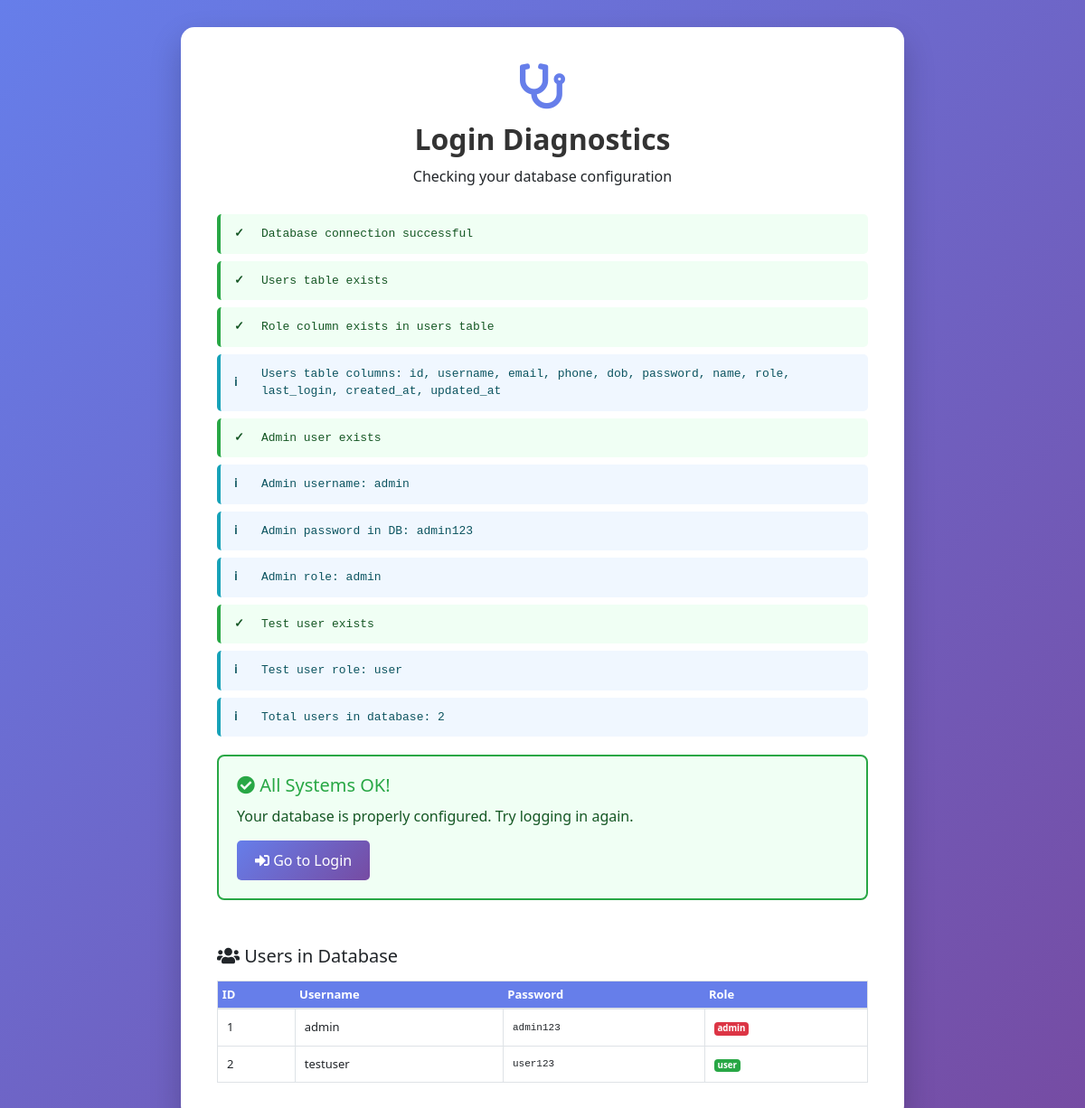
The app's page /diagnostic.php with its own data.
### tables this page shows
CREATE TABLE users (
    id INT PRIMARY KEY AUTO_INCREMENT,
    username VARCHAR(50) NOT NULL UNIQUE,
    email VARCHAR(100) NOT NULL UNIQUE,
    phone VARCHAR(10),
    dob DATE,
    password VARCHAR(255) NOT NULL,
    name VARCHAR(100),
    role ENUM('admin', 'user') DEFAULT 'user',
    last_login TIMESTAMP NULL,
    created_at TIMESTAMP DEFAULT CURRENT_TIMESTAMP,
    updated_at TIMESTAMP DEFAULT CURRENT_TIMESTAMP ON UPDATE CURRENT_TIMESTAMP
);

### diagnostic.php (the view, shortened to what this page needs)
<?php
require_once "config.php";
$diagnostics = [];
$issues = [];
if ($conn) {
    $diagnostics[] = ["✓", "Database connection successful"];
} else {
    $diagnostics[] = ["✗", "Database connection failed: " . mysqli_connect_error()];
    $issues[] = "Cannot connect to database";
}
$tables_result = mysqli_query($conn, "SHOW TABLES LIKE 'users'");
if (mysqli_num_rows($tables_result) > 0) {
    $diagnostics[] = ["✓", "Users table exists"];
} else {
    $diagnostics[] = ["✗", "Users table does not exist"];
    $issues[] = "Run the database_setup.sql script first";
}
$role_check = mysqli_query($conn, "SHOW COLUMNS FROM users LIKE 'role'");
if (mysqli_num_rows($role_check) > 0) {
    $diagnostics[] = ["✓", "Role column exists in users table"];
} else {
    $diagnostics[] = ["⚠", "Role column missing - will default users to 'user' role"];
    $issues[] = "Run setup_db.php to add role column";
}
$columns_result = mysqli_query($conn, "SHOW COLUMNS FROM users");
$columns = [];
while ($col = mysqli_fetch_assoc($columns_result)) {
    $columns[] = $col['Field'];
}
$diagnostics[] = ["ℹ", "Users table columns: " . implode(", ", $columns)];
$admin_check = mysqli_query($conn, "SELECT * FROM users WHERE username = 'admin'");
if (mysqli_num_rows($admin_check) > 0) {
    $admin = mysqli_fetch_assoc($admin_check);
    $diagnostics[] = ["✓", "Admin user exists"];
    $diagnostics[] = ["ℹ", "Admin username: " . htmlspecialchars($admin['username'])];
    $diagnostics[] = ["ℹ", "Admin password in DB: " . htmlspecialchars($admin['password'])];
    if (isset($admin['role'])) {
        $diagnostics[] = ["ℹ", "Admin role: " . htmlspecialchars($admin['role'])];
    } else {
        $diagnostics[] = ["⚠", "Admin user has no role assigned"];
        $issues[] = "Run setup_db.php to assign role to admin user";
    }
} else {
    $diagnostics[] = ["✗", "Admin user does not exist"];
    $issues[] = "Run setup_db.php to create admin user";
}
$user_check = mysqli_query($conn, "SELECT * FROM users WHERE username = 'testuser'");
if (mysqli_num_rows($user_check) > 0) {
    $user = mysqli_fetch_assoc($user_check);
    $diagnostics[] = ["✓", "Test user exists"];
    $diagnostics[] = ["ℹ", "Test user role: " . (isset($user['role']) ? htmlspecialchars($user['role']) : "N/A")];
} else {
    $diagnostics[] = ["⚠", "Test user does not exist"];
}
$users_count = mysqli_query($conn, "SELECT COUNT(*) as count FROM users");
$count_row = mysqli_fetch_assoc($users_count);
$diagnostics[] = ["ℹ", "Total users in database: " . $count_row['count']];
$all_users = mysqli_query($conn, "SELECT id, username, password, role FROM users");
$users_list = [];
while ($u = mysqli_fetch_assoc($all_users)) {
    $users_list[] = $u;
}
?>
<!DOCTYPE html>
<html lang="en">
<head>
    <link rel="stylesheet" href="https://stackpath.bootstrapcdn.com/bootstrap/4.5.2/css/bootstrap.min.css">
    <link rel="stylesheet" href="https://cdnjs.cloudflare.com/ajax/libs/font-awesome/5.15.4/css/all.min.css">
</head>
<body>
    <div class="container">
        <div class="header">
            <i class="fas fa-stethoscope"></i>
            <h2>Login Diagnostics</h2>
            <p>Checking your database configuration</p>
        </div>
        <div style="margin-bottom: 20px;">
            <?php foreach ($diagnostics as $diag):
                $type = 'info';
                if (strpos($diag[0], '✓') !== false) $type = 'success';
                elseif (strpos($diag[0], '✗') !== false) $type = 'error';
                elseif (strpos($diag[0], '⚠') !== false) $type = 'warning';
            ?>
                <div class="diagnostic-item <?php echo $type; ?>">
                    <span class="icon"><?php echo $diag[0]; ?></span>
                    <span><?php echo htmlspecialchars($diag[1]); ?></span>
                </div>
            <?php endforeach; ?>
        </div>
        <?php if (!empty($issues)): ?>
            <div class="issues-box">
                <h5><i class="fas fa-exclamation-circle"></i> Issues Found</h5>
                <?php foreach ($issues as $issue): ?>
                    <div class="issue-item">
                        <i class="fas fa-arrow-right"></i> <?php echo htmlspecialchars($issue); ?>
                    </div>
                <?php endforeach; ?>
                <a href="setup_db.php" class="action-button">
                    <i class="fas fa-wrench"></i> Run Setup Script
                </a>
            </div>
        <?php else: ?>
            <div style="background: #f0fff4; border: 2px solid #28a745; border-radius: 8px; padding: 20px; margin-top: 20px;">
                <h5 style="color: #28a745; margin-bottom: 10px;">
                    <i class="fas fa-check-circle"></i> All Systems OK!
                </h5>
                <p style="color: #155724; margin-bottom: 0;">Your database is properly configured. Try logging in again.</p>
                <a href="minor.php" class="action-button">
                    <i class="fas fa-sign-in-alt"></i> Go to Login
                </a>
            </div>
        <?php endif; ?>
        <?php if (!empty($users_list)): ?>
            <div class="users-table">
                <h5 style="margin-top: 25px; margin-bottom: 15px;">
                    <i class="fas fa-users"></i> Users in Database
                </h5>
                <table class="table table-sm table-bordered">
                    <thead>
                        <tr>
                            <th>ID</th>
                            <th>Username</th>
                            <th>Password</th>
                            <th>Role</th>
                        </tr>
                    </thead>
                    <tbody>
                        <?php foreach ($users_list as $u): ?>
                            <tr>
                                <td><?php echo htmlspecialchars($u['id']); ?></td>
                                <td><?php echo htmlspecialchars($u['username']); ?></td>
                                <td style="font-family: monospace; font-size: 11px;"><?php echo htmlspecialchars($u['password']); ?></td>
                                <td>
                                    <?php if (isset($u['role'])): ?>
                                        <span class="badge badge-<?php echo ($u['role'] === 'admin') ? 'danger' : 'success'; ?>">
                                            <?php echo htmlspecialchars($u['role']); ?>
                                        </span>
                                    <?php else: ?>
                                        <span class="badge badge-secondary">N/A</span>
                                    <?php endif; ?>
                                </td>
                            </tr>
                        <?php endforeach; ?>
                    </tbody>
                </table>
            </div>
        <?php endif; ?>
    </div>
</body>
</html>

### diagnostic.php (style rules this page uses)
body { background: linear-gradient(135deg, #667eea 0%, #764ba2 100%); min-height: 100vh; padding: 30px 20px; font-family: 'Segoe UI', Tahoma, Geneva, Verdana, sans-serif; }
.container { max-width: 800px; margin: 0 auto; background: white; border-radius: 15px; box-shadow: 0 15px 35px rgba(0,0,0,0.2); padding: 40px; }
.header { text-align: center; margin-bottom: 30px; }
.header h2 { color: #333; font-weight: 700; margin-bottom: 10px; }
.header i { font-size: 50px; color: #667eea; margin-bottom: 15px; }
.diagnostic-item { padding: 12px 15px; margin-bottom: 8px; border-radius: 5px; background: #f8f9fa; border-left: 4px solid #ddd; font-family: 'Courier New', monospace; font-size: 13px; display: flex; align-items: center; gap: 10px; }
.diagnostic-item.success { border-left-color: #28a745; background: #f0fff4; color: #155724; }
.diagnostic-item.info { border-left-color: #17a2b8; background: #f0f7ff; color: #0c5460; }
.icon { font-weight: bold; min-width: 20px; }
.action-button { display: inline-block; background: linear-gradient(135deg, #667eea 0%, #764ba2 100%); color: white; padding: 10px 20px; border-radius: 5px; text-decoration: none; margin-right: 10px; margin-top: 15px; transition: transform 0.3s; }
.users-table { margin-top: 25px; overflow-x: auto; }
.users-table table { font-size: 13px; margin-bottom: 0; }
.users-table th { background: #667eea; color: white; font-weight: 600; border: none; }
.users-table td { padding: 10px; vertical-align: middle; }

### records on screen
users: id "1", username "admin", password "admin123", role "admin"
users: id "2", username "testuser", password "user123", role "user"

### other values on screen
$diag[0] "✓"
$diag[1] "Database connection successful"
$diag[1] "Users table exists"
$diag[1] "Role column exists in users table"
$diag[0] "ℹ"
$diag[1] "Users table columns: id, username, email, phone, dob, password, name, role, last_login, created_at, updated_at"
$diag[1] "Admin user exists"
$diag[1] "Admin username: admin"
$diag[1] "Admin password in DB: admin123"
$diag[1] "Admin role: admin"
$diag[1] "Test user exists"
$diag[1] "Test user role: user"
$diag[1] "Total users in database: 2"
